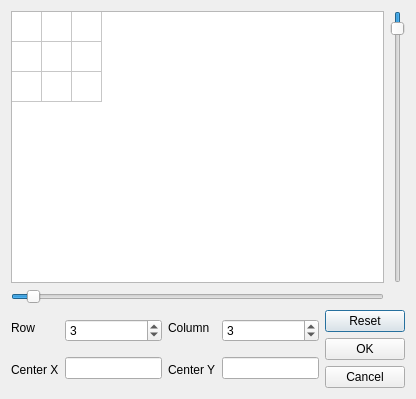
<?xml version="1.0" encoding="UTF-8"?>
<ui version="4.0">
 <class>Dialog</class>
 <widget class="QDialog" name="Dialog">
  <property name="geometry">
   <rect>
    <x>0</x>
    <y>0</y>
    <width>416</width>
    <height>399</height>
   </rect>
  </property>
  <property name="windowTitle">
   <string>Dialog</string>
  </property>
  <layout class="QGridLayout" name="gridLayout_2">
   <item row="0" column="0">
    <layout class="QGridLayout" name="gridLayout">
     <item row="0" column="1">
      <widget class="QSlider" name="verticalSlider">
       <property name="minimum">
        <number>1</number>
       </property>
       <property name="maximum">
        <number>50</number>
       </property>
       <property name="value">
        <number>3</number>
       </property>
       <property name="orientation">
        <enum>Qt::Vertical</enum>
       </property>
       <property name="invertedAppearance">
        <bool>true</bool>
       </property>
       <property name="invertedControls">
        <bool>true</bool>
       </property>
      </widget>
     </item>
     <item row="1" column="0">
      <widget class="QSlider" name="horizontalSlider">
       <property name="minimum">
        <number>1</number>
       </property>
       <property name="maximum">
        <number>50</number>
       </property>
       <property name="value">
        <number>3</number>
       </property>
       <property name="orientation">
        <enum>Qt::Horizontal</enum>
       </property>
      </widget>
     </item>
     <item row="0" column="0">
      <widget class="QTableWidget" name="tableWidget">
       <property name="rowCount">
        <number>3</number>
       </property>
       <property name="columnCount">
        <number>3</number>
       </property>
       <attribute name="horizontalHeaderVisible">
        <bool>false</bool>
       </attribute>
       <attribute name="horizontalHeaderDefaultSectionSize">
        <number>30</number>
       </attribute>
       <attribute name="horizontalHeaderMinimumSectionSize">
        <number>21</number>
       </attribute>
       <attribute name="verticalHeaderVisible">
        <bool>false</bool>
       </attribute>
       <attribute name="verticalHeaderDefaultSectionSize">
        <number>30</number>
       </attribute>
       <attribute name="verticalHeaderHighlightSections">
        <bool>true</bool>
       </attribute>
       <attribute name="verticalHeaderMinimumSectionSize">
        <number>21</number>
       </attribute>
       <row/>
       <row/>
       <row/>
       <column/>
       <column/>
       <column/>
      </widget>
     </item>
    </layout>
   </item>
   <item row="1" column="0">
    <layout class="QHBoxLayout" name="horizontalLayout">
     <item>
      <layout class="QVBoxLayout" name="verticalLayout">
       <item>
        <widget class="QLabel" name="label">
         <property name="text">
          <string>Row</string>
         </property>
        </widget>
       </item>
       <item>
        <widget class="QLabel" name="label_3">
         <property name="text">
          <string>Center X</string>
         </property>
        </widget>
       </item>
      </layout>
     </item>
     <item>
      <layout class="QVBoxLayout" name="verticalLayout_2">
       <item>
        <widget class="QSpinBox" name="spinBoxRow">
         <property name="maximum">
          <number>50</number>
         </property>
         <property name="value">
          <number>3</number>
         </property>
        </widget>
       </item>
       <item>
        <widget class="QLineEdit" name="lineEdit"/>
       </item>
      </layout>
     </item>
     <item>
      <layout class="QVBoxLayout" name="verticalLayout_3">
       <item>
        <widget class="QLabel" name="label_2">
         <property name="text">
          <string>Column</string>
         </property>
        </widget>
       </item>
       <item>
        <widget class="QLabel" name="label_4">
         <property name="text">
          <string>Center Y</string>
         </property>
        </widget>
       </item>
      </layout>
     </item>
     <item>
      <layout class="QVBoxLayout" name="verticalLayout_4">
       <item>
        <widget class="QSpinBox" name="spinBoxColumn">
         <property name="maximum">
          <number>50</number>
         </property>
         <property name="value">
          <number>3</number>
         </property>
        </widget>
       </item>
       <item>
        <widget class="QLineEdit" name="lineEdit_2">
         <property name="text">
          <string/>
         </property>
        </widget>
       </item>
      </layout>
     </item>
     <item>
      <layout class="QVBoxLayout" name="verticalLayout_5">
       <item>
        <widget class="QPushButton" name="btnReset">
         <property name="text">
          <string>Reset</string>
         </property>
        </widget>
       </item>
       <item>
        <widget class="QPushButton" name="okButton">
         <property name="text">
          <string>OK</string>
         </property>
        </widget>
       </item>
       <item>
        <widget class="QPushButton" name="cancelButton">
         <property name="text">
          <string>Cancel</string>
         </property>
        </widget>
       </item>
      </layout>
     </item>
    </layout>
   </item>
  </layout>
 </widget>
 <resources/>
 <connections>
  <connection>
   <sender>okButton</sender>
   <signal>clicked()</signal>
   <receiver>Dialog</receiver>
   <slot>accept()</slot>
   <hints>
    <hint type="sourcelabel">
     <x>278</x>
     <y>253</y>
    </hint>
    <hint type="destinationlabel">
     <x>96</x>
     <y>254</y>
    </hint>
   </hints>
  </connection>
  <connection>
   <sender>cancelButton</sender>
   <signal>clicked()</signal>
   <receiver>Dialog</receiver>
   <slot>reject()</slot>
   <hints>
    <hint type="sourcelabel">
     <x>369</x>
     <y>253</y>
    </hint>
    <hint type="destinationlabel">
     <x>179</x>
     <y>282</y>
    </hint>
   </hints>
  </connection>
  <connection>
   <sender>horizontalSlider</sender>
   <signal>valueChanged(int)</signal>
   <receiver>spinBoxColumn</receiver>
   <slot>setValue(int)</slot>
   <hints>
    <hint type="sourcelabel">
     <x>129</x>
     <y>229</y>
    </hint>
    <hint type="destinationlabel">
     <x>194</x>
     <y>320</y>
    </hint>
   </hints>
  </connection>
  <connection>
   <sender>verticalSlider</sender>
   <signal>valueChanged(int)</signal>
   <receiver>spinBoxRow</receiver>
   <slot>setValue(int)</slot>
   <hints>
    <hint type="sourcelabel">
     <x>349</x>
     <y>119</y>
    </hint>
    <hint type="destinationlabel">
     <x>87</x>
     <y>320</y>
    </hint>
   </hints>
  </connection>
  <connection>
   <sender>spinBoxColumn</sender>
   <signal>valueChanged(int)</signal>
   <receiver>horizontalSlider</receiver>
   <slot>setValue(int)</slot>
   <hints>
    <hint type="sourcelabel">
     <x>194</x>
     <y>320</y>
    </hint>
    <hint type="destinationlabel">
     <x>182</x>
     <y>292</y>
    </hint>
   </hints>
  </connection>
  <connection>
   <sender>spinBoxRow</sender>
   <signal>valueChanged(int)</signal>
   <receiver>verticalSlider</receiver>
   <slot>setValue(int)</slot>
   <hints>
    <hint type="sourcelabel">
     <x>87</x>
     <y>320</y>
    </hint>
    <hint type="destinationlabel">
     <x>371</x>
     <y>143</y>
    </hint>
   </hints>
  </connection>
 </connections>
</ui>
